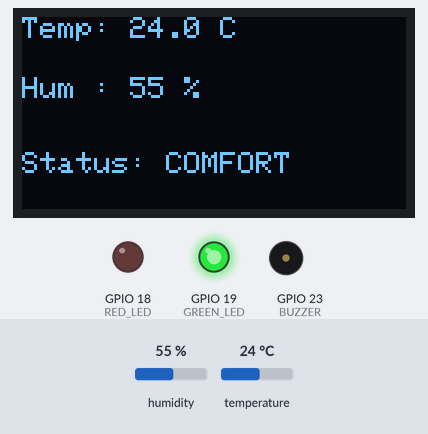
Bench run of a sketch on a simulated ESP32. Shown: 128×64 one-colour display, output pins drawn as LEDs (lit = HIGH), buzzer (waves = sounding, pin HIGH). The test bench sets the inputs (shaded band); at power-on: humidity 55 %, temperature 24 °C. What the sketch prints to the serial monitor is not drawn.

Above: at 4.8 s.
4.9 s: humidity set to 78 %
At 6.8 s:
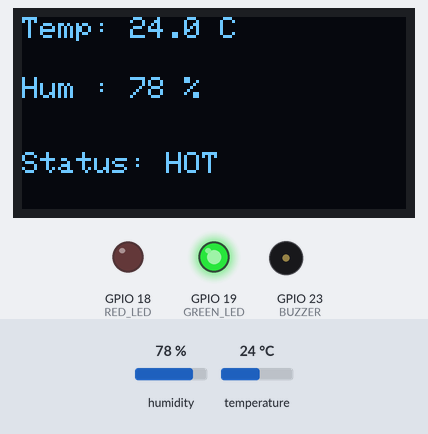
7.8 s: humidity set to 82 %
At 8.4 s:
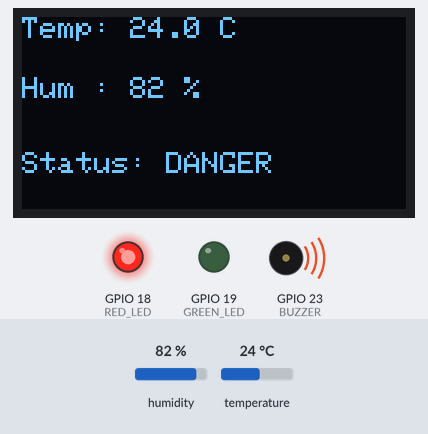
12.5 s: humidity set to 22 %
At 15.2 s:
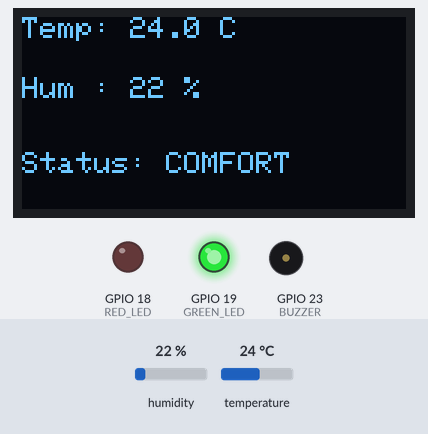
15.5 s: temperature set to 21 °C
At 16.9 s:
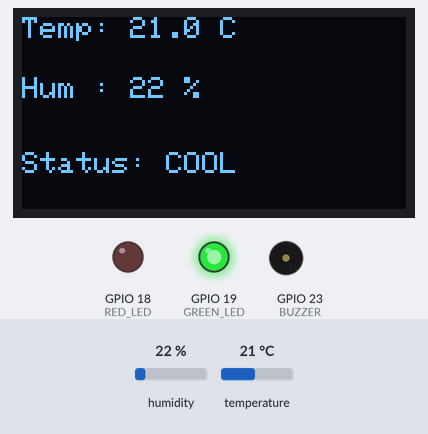
18.4 s: temperature set to 37 °C
At 21.2 s:
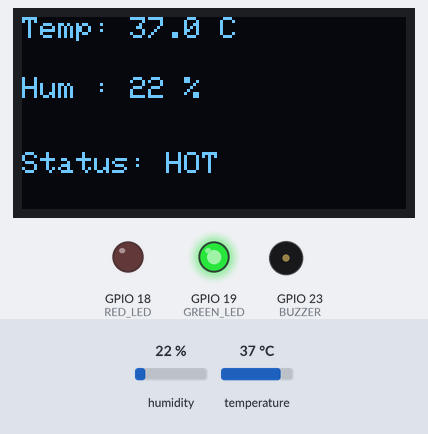
21.5 s: temperature set to 40 °C
At 23.5 s:
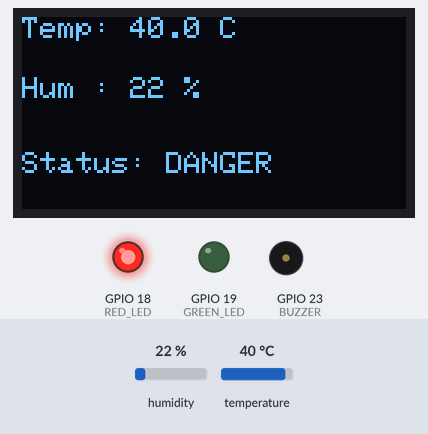
Timing chart, 0 to 25.4 s (numbered marks = the images above; inputs shaded):
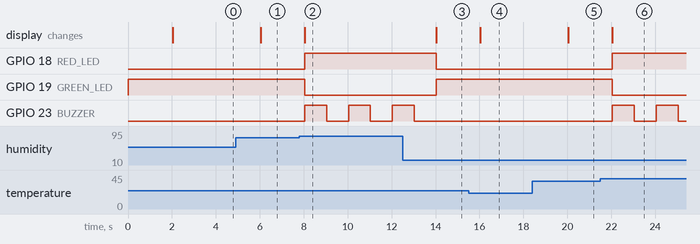

Measured:
- the behaviour switches between 80 and 81 % on humidity (found by bisection; images 1 and 2)
- the behaviour switches between 23 and 22 °C on temperature (found by bisection; images 3 and 4)
- the behaviour switches between 38 and 39 °C on temperature (found by bisection; images 5 and 6)
- after the input at 4.9 s, the display: changes after 1.1 s (image 1)
- after the input at 7.8 s, GPIO 18 (RED_LED): LOW → HIGH after 0.24 s; GPIO 19 (GREEN_LED): HIGH → LOW after 0.24 s; GPIO 23 (BUZZER): alternates HIGH for 1.0 s and LOW for 1.0 s, starting after 0.24 s; the display: changes after 0.24 s (image 2)
- after the input at 12.5 s, GPIO 18 (RED_LED): HIGH → LOW after 1.5 s; GPIO 19 (GREEN_LED): LOW → HIGH after 1.5 s; GPIO 23 (BUZZER): goes on until 13.0 s, then stays LOW; the display: changes after 1.5 s (image 3)
- after the input at 15.5 s, the display: changes after 0.54 s (image 4)
- after the input at 18.4 s, the display: changes after 1.6 s (image 5)
- after the input at 21.5 s, GPIO 18 (RED_LED): LOW → HIGH after 0.54 s; GPIO 19 (GREEN_LED): HIGH → LOW after 0.54 s; GPIO 23 (BUZZER): alternates HIGH for 1.0 s and LOW for 1.0 s, starting after 0.54 s; the display: changes after 0.54 s (image 6)

The sketch:

source_code.ino
```cpp
#include <Wire.h>
#include <Adafruit_GFX.h>
#include <Adafruit_SSD1306.h>
#include <DHTesp.h>

#define SCREEN_WIDTH 128
#define SCREEN_HEIGHT 64
#define OLED_RESET -1

Adafruit_SSD1306 display(SCREEN_WIDTH, SCREEN_HEIGHT, &Wire, OLED_RESET);

#define DHTPIN 4
DHTesp dht;

#define RED_LED 18
#define GREEN_LED 19

#define BUZZER 23

float temperature = 0;
float humidity = 0;

unsigned long lastRead = 0;
unsigned long lastLog = 0;

String statusLabel = "COMFORT";

void setup() {

  Serial.begin(115200);

  dht.setup(DHTPIN, DHTesp::DHT11);

  pinMode(RED_LED, OUTPUT);
  pinMode(GREEN_LED, OUTPUT);
  pinMode(BUZZER, OUTPUT);

  digitalWrite(RED_LED, LOW);
  digitalWrite(GREEN_LED, HIGH);
  digitalWrite(BUZZER, LOW);

  Wire.begin(21, 22);

  if (!display.begin(SSD1306_SWITCHCAPVCC, 0x3C)) {
    Serial.println("OLED not found");
    while (1);
  }

  display.clearDisplay();
  display.setTextColor(SSD1306_WHITE);

  Serial.println("millis,temp,humidity,status");
}

void loop() {

  if (millis() - lastRead >= 2000) {

    lastRead = millis();

    TempAndHumidity data = dht.getTempAndHumidity();

    temperature = data.temperature;
    humidity = data.humidity;

    Serial.print("Temperature: ");
    Serial.print(temperature);
    Serial.print(" C   ");

    Serial.print("Humidity: ");
    Serial.print(humidity);
    Serial.println(" %");

    determineStatus();

    updateOLED();

    thresholdCheck();
  }

  if (millis() - lastLog >= 5000) {

    lastLog = millis();

    Serial.print(millis());
    Serial.print(",");
    Serial.print(temperature);
    Serial.print(",");
    Serial.print(humidity);
    Serial.print(",");
    Serial.println(statusLabel);
  }
}

void determineStatus() {

  if (temperature > 38 || humidity > 80) {
    statusLabel = "DANGER";
  }

  else if (temperature >= 32 || humidity >= 70) {
    statusLabel = "HOT";
  }

  else if (temperature <= 22 && humidity <= 50) {
    statusLabel = "COOL";
  }

  else {
    statusLabel = "COMFORT";
  }
}

void updateOLED() {

  display.clearDisplay();

  display.setTextSize(1);

  display.setCursor(0, 0);
  display.print("Temp: ");
  display.print(temperature, 1);
  display.println(" C");

  display.setCursor(0, 20);
  display.print("Hum : ");
  display.print(humidity, 0);
  display.println(" %");

  display.setCursor(0, 45);
  display.print("Status: ");
  display.println(statusLabel);

  display.display();
}

void thresholdCheck() {

  if (temperature > 38 || humidity > 80) {

    digitalWrite(RED_LED, HIGH);
    digitalWrite(GREEN_LED, LOW);

    digitalWrite(BUZZER, HIGH);
    delay(1000);
    digitalWrite(BUZZER, LOW);

  }

  else {

    digitalWrite(RED_LED, LOW);
    digitalWrite(GREEN_LED, HIGH);

  }
}
```
